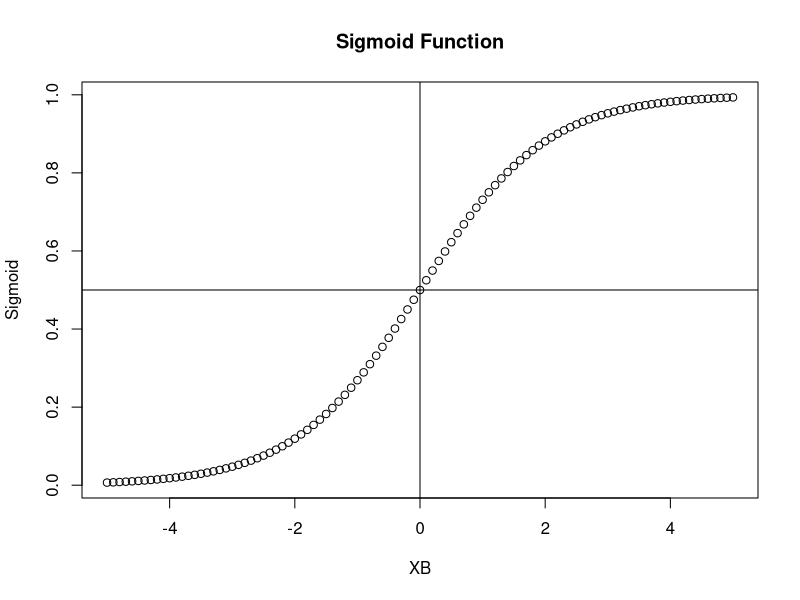

Source code (R): (Note: this script raises an error after producing the figure.)
## ---- chunk 1
knitr::opts_chunk$set(echo = TRUE,eval=TRUE)
## ---- chunk 2
z <- seq(-5,5,0.1)
sig <- 1/(1+exp(-z))

plot(z,sig,
     xlab = 'XB',
     ylab = 'Sigmoid',
     main = 'Sigmoid Function')
abline(h = 0.5)
abline(v = 0)
## ---- chunk 3
#Filtering out versicolor to run a binary example
mini_iris <- iris %>%
  filter(Species != 'versicolor')

ggplot(mini_iris, aes(x = Sepal.Length, y = Sepal.Width, color = Species)) +
  geom_point(size = 3, alpha = 0.7) +  # Add points with some transparency
  theme_minimal() +  # Use a clean theme
  labs(
    title = "Iris Dataset: Sepal Dimensions by Species",
    x = "Sepal Length",
    y = "Sepal Width"
  )
## ---- chunk 4
iris.fit <- glm(Species ~ Sepal.Length +  Sepal.Width,
                  family = 'binomial',
                  data = mini_iris)

mini_iris$Prob <- predict.glm(iris.fit,
            mini_iris[,c('Sepal.Length','Sepal.Width')],
            type = 'response')

mini_iris$Pred <- ifelse(mini_iris$Prob >= 0.5,"virginica", "setosa")

mini_iris$Result <- mini_iris$Species == mini_iris$Pred


ggplot(mini_iris, aes(x = Sepal.Length, y = Sepal.Width, color = Result)) +
  geom_point(size = 3, alpha = 0.7) +  # Add points with some transparency
  theme_minimal() +  # Use a clean theme
  labs(
    title = "Iris Dataset: Training Classification Performance",
    x = "Sepal Length",
    y = "Sepal Width"
  )
## ---- chunk 5
mini_iris$Num_Species <- ifelse(mini_iris$Species == 'setosa', 0,1)
iris.lm <- lm(Num_Species ~ Sepal.Length +  Sepal.Width,
                  data = mini_iris)

mini_iris$Num_pred <- predict.lm(iris.lm,mini_iris)

summary(mini_iris$Num_pred)

summary(mini_iris$Prob)
